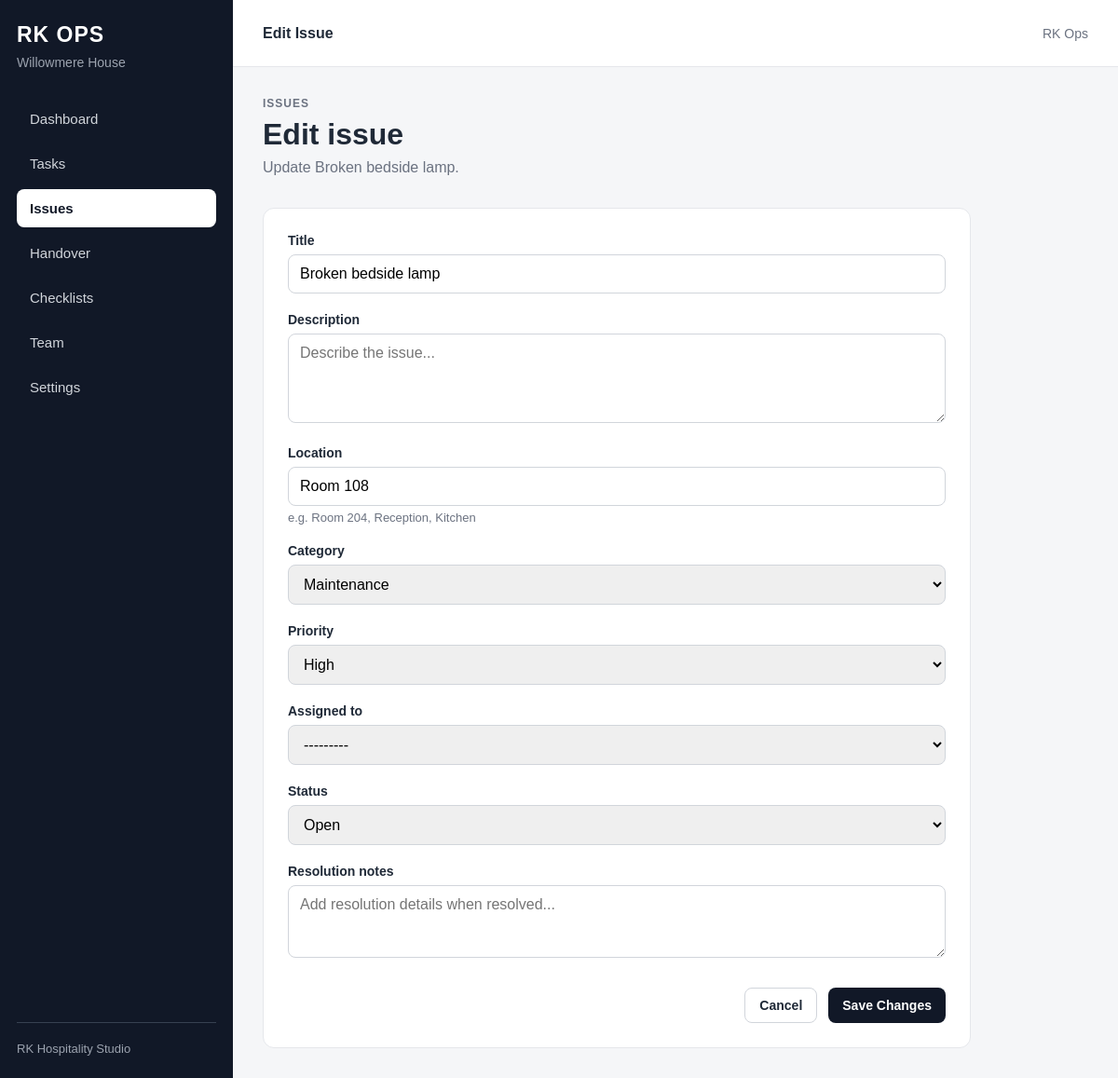
The app's page /issues/2/edit/ with its own data.
### properties/models.py (models this page shows, shortened)
class Property(models.Model):
    name = models.CharField(max_length=150)
    slug = models.SlugField(unique=True)
    address_line_1 = models.CharField(max_length=150, blank=True)
    address_line_2 = models.CharField(max_length=150, blank=True)
    town_city = models.CharField(max_length=100, blank=True)
    postcode = models.CharField(max_length=20, blank=True)
    phone = models.CharField(max_length=30, blank=True)
    email = models.EmailField(blank=True)
    is_active = models.BooleanField(default=True)
    created_at = models.DateTimeField(auto_now_add=True)
    updated_at = models.DateTimeField(auto_now=True)
    class Meta:
        verbose_name_plural = "Properties"
        ordering = ["name"]

### operations/models.py (models this page shows, shortened)
class Issue(models.Model):
    class Priority(models.TextChoices):
        LOW = "low", "Low"
        MEDIUM = "medium", "Medium"
        HIGH = "high", "High"
        URGENT = "urgent", "Urgent"
    class Status(models.TextChoices):
        OPEN = "open", "Open"
        IN_PROGRESS = "in_progress", "In Progress"
        RESOLVED = "resolved", "Resolved"
        CLOSED = "closed", "Closed"
    class Category(models.TextChoices):
        MAINTENANCE = "maintenance", "Maintenance"
        HOUSEKEEPING = "housekeeping", "Housekeeping"
        GUEST = "guest", "Guest Issue"
        SAFETY = "safety", "Safety"
        TECHNOLOGY = "technology", "Technology"
        FOOD_BEVERAGE = "food_beverage", "Food & Beverage"
        OTHER = "other", "Other"
    property = models.ForeignKey(
        Property,
        on_delete=models.CASCADE,
        related_name="issues",
    )
    title = models.CharField(max_length=200)
    description = models.TextField(blank=True)
    location = models.CharField(
        max_length=150,
        blank=True,
        help_text="e.g. Room 204, Reception, Kitchen",
    )
    category = models.CharField(
        max_length=30,
        choices=Category.choices,
        default=Category.OTHER,
    )
    priority = models.CharField(
        max_length=20,
        choices=Priority.choices,
        default=Priority.MEDIUM,
    )
    assigned_to = models.ForeignKey(
        settings.AUTH_USER_MODEL,
        on_delete=models.SET_NULL,
        null=True,
        blank=True,
        related_name="assigned_ops_issues",
    )
    status = models.CharField(
        max_length=20,
        choices=Status.choices,
        default=Status.OPEN,
    )
    resolution_notes = models.TextField(blank=True)
    reported_at = models.DateTimeField(auto_now_add=True)
    resolved_at = models.DateTimeField(
        null=True,
        blank=True,
    )
    updated_at = models.DateTimeField(auto_now=True)
    class Meta:
        ordering = ["-priority", "-reported_at"]

### operations/views.py (the view)
def issue_edit(request, pk):
    property_obj = get_object_or_404(
        Property,
        slug="willowmere-house",
        is_active=True,
    )
    issue = get_object_or_404(
        Issue,
        pk=pk,
        property=property_obj,
    )
    if request.method == "POST":
        form = IssueForm(
            request.POST,
            instance=issue,
        )
        if form.is_valid():
            updated_issue = form.save(commit=False)
            if (
                updated_issue.status == Issue.Status.RESOLVED
                and not updated_issue.resolved_at
            ):
                updated_issue.resolved_at = timezone.now()
            elif updated_issue.status != Issue.Status.RESOLVED:
                updated_issue.resolved_at = None
            updated_issue.save()
            return redirect("operations:issue_list")
    else:
        form = IssueForm(instance=issue)
    context = {
        "property": property_obj,
        "issue": issue,
        "form": form,
        "active_page": "issues",
        "form_mode": "edit",
    }
    return render(
        request,
        "operations/issue_form.html",
        context,
    )

### operations/templates/operations/issue_form.html (shortened to what this page needs)
{% extends "operations/base.html" %}
{% block topbar_title %}
{% if form_mode == "edit" %}Edit Issue{% else %}New Issue{% endif %}
{% endblock %}
{% block content %}
<p class="page-eyebrow">
    Issues
</p>
<h1 class="page-title">
    {% if form_mode == "edit" %}
        Edit issue
    {% else %}
        Report issue
    {% endif %}
</h1>
<p class="page-subtitle">
    {% if form_mode == "edit" %}
        Update {{ issue.title }}.
    {% else %}
        Record an operational issue at {{ property.name }}.
    {% endif %}
</p>
<section class="section">
    <form
        method="post"
        class="form-card"
    >
        {% for field in form %}
            <div class="form-group">
                <label for="{{ field.id_for_label }}">
                    {{ field.label }}
                </label>
                {{ field }}
                {% if field.help_text %}
                    <div class="help-text">
                        {{ field.help_text }}
                    </div>
                {% endif %}
            </div>
        {% endfor %}
        <div class="form-actions">
            <a
                href="{% url 'operations:issue_list' %}"
                class="secondary-button"
            >
                Cancel
            </a>
            <button
                type="submit"
                class="button"
            >
                {% if form_mode == "edit" %}
                    Save Changes
                {% else %}
                    Report Issue
                {% endif %}
            </button>
        </div>
    </form>
</section>
{% endblock %}

### operations/templates/operations/base.html (shortened to what this page needs)
<!DOCTYPE html>
<html lang="en">
<head>
</head>
<body>
<div class="app-shell">
    <aside class="sidebar">
        <div class="brand">
            RK OPS
        </div>
        <div class="property-name">
            {{ property.name|default:"Operations" }}
        </div>
        <nav class="nav">
            <a
                href="{% url 'operations:dashboard' %}"
                class="nav-link {% if active_page == 'dashboard' %}active{% endif %}"
            >
                Dashboard
            </a>
            <a
                href="{% url 'operations:task_list' %}"
                class="nav-link {% if active_page == 'tasks' %}active{% endif %}"
            >
                Tasks
            </a>
            <a
                href="{% url 'operations:issue_list' %}"
                class="nav-link {% if active_page == 'issues' %}active{% endif %}"
            >
                Issues
            </a>
            <a
                href="{% url 'operations:handover_list' %}"
                class="nav-link {% if active_page == 'handover' %}active{% endif %}"
            >
                Handover
            </a>
            <a
                href="#"
                class="nav-link"
            >
                Checklists
            </a>
            <a
                href="#"
                class="nav-link"
            >
                Team
            </a>
            <a
                href="#"
                class="nav-link"
            >
                Settings
            </a>
        </nav>
        <div class="sidebar-footer">
            RK Hospitality Studio
        </div>
    </aside>
    <div class="main">
        <header class="topbar">
            <div class="topbar-title">
                {% block topbar_title %}{% endblock %}
            </div>
            <div class="user-area">
                {% if request.user.is_authenticated %}
                    {{ request.user.username }}
                {% else %}
                    RK Ops
                {% endif %}
            </div>
        </header>
        <main class="content">
            {% block content %}
            {% endblock %}
        </main>
    </div>
</div>
</body>
</html>

### operations/templates/operations/base.html (style rules this page uses)
* { box-sizing: border-box; }
body { margin: 0; font-family: Arial, sans-serif; background: #f5f6f8; color: #1f2937; }
a { color: inherit; text-decoration: none; }
.app-shell { min-height: 100vh; display: flex; }
.sidebar { width: 250px; background: #111827; color: white; padding: 24px 18px; display: flex; flex-direction: column; position: fixed; inset: 0 auto 0 0; }
.brand { font-size: 23px; font-weight: 700; letter-spacing: 1px; margin-bottom: 8px; }
.property-name { font-size: 14px; color: #9ca3af; margin-bottom: 32px; }
.nav { display: flex; flex-direction: column; gap: 7px; }
.nav-link { padding: 12px 14px; border-radius: 8px; color: #d1d5db; font-size: 15px; transition: 0.15s ease; }
.nav-link.active { background: white; color: #111827; font-weight: 700; }
.sidebar-footer { margin-top: auto; padding-top: 20px; border-top: 1px solid #374151; color: #9ca3af; font-size: 13px; }
.main { flex: 1; margin-left: 250px; min-width: 0; }
.topbar { height: 72px; background: white; border-bottom: 1px solid #e5e7eb; display: flex; align-items: center; justify-content: space-between; padding: 0 32px; }
.topbar-title { font-weight: 700; }
.user-area { font-size: 14px; color: #6b7280; }
.content { max-width: 1250px; margin: 0 auto; padding: 32px; }
.page-eyebrow { margin: 0 0 8px; color: #6b7280; font-size: 12px; font-weight: 700; text-transform: uppercase; letter-spacing: 1px; }
.page-title { margin: 0; font-size: 32px; }
.page-subtitle { margin: 8px 0 0; color: #6b7280; }
.section { margin-top: 34px; }
.button { display: inline-flex; align-items: center; justify-content: center; border: 0; border-radius: 8px; padding: 10px 15px; background: #111827; color: white; font-size: 14px; font-weight: 700; cursor: pointer; }

### operations/templates/operations/issue_form.html (style rules this page uses)
.form-card { max-width: 760px; background: white; border: 1px solid #e5e7eb; border-radius: 12px; padding: 26px; }
.form-group { margin-bottom: 20px; }
.form-group label { display: block; margin-bottom: 7px; font-size: 14px; font-weight: 700; }
.form-control { width: 100%; border: 1px solid #d1d5db; border-radius: 8px; padding: 11px 12px; font: inherit; }
textarea.form-control { resize: vertical; }
.form-actions { display: flex; justify-content: flex-end; gap: 12px; margin-top: 28px; }
.secondary-button { display: inline-flex; align-items: center; justify-content: center; border-radius: 8px; padding: 10px 15px; border: 1px solid #d1d5db; background: white; font-size: 14px; font-weight: 700; }
.help-text { margin-top: 5px; color: #6b7280; font-size: 13px; }

### records on screen
Property: name "Willowmere House"
Issue: title "Broken bedside lamp", form "Broken bedside lamp" "Room 108" "Maintenance" "High" "---------" "Open"

### other values on screen
{{ field.label }} "Title" "Description" "Location" "Category" "Priority" "Assigned to" "Status" "Resolution notes"
{{ field.help_text }} "e.g. Room 204, Reception, Kitchen"
